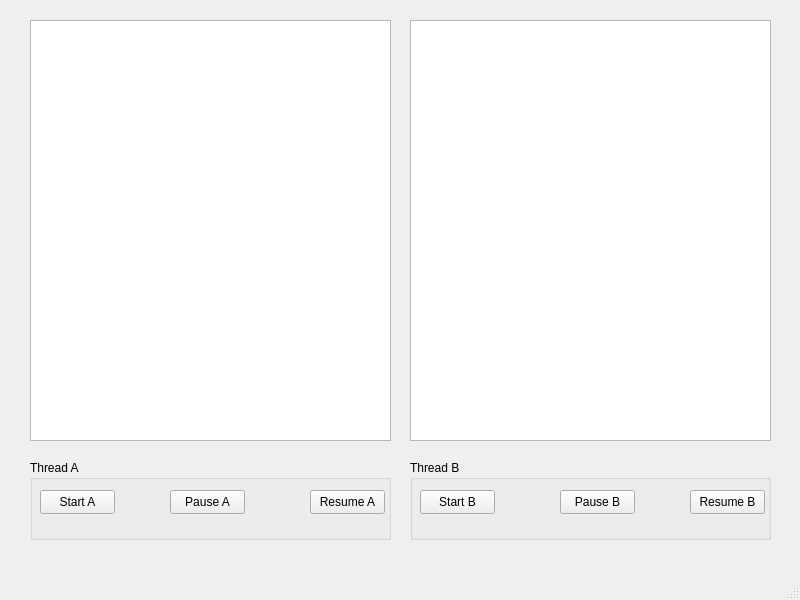
<?xml version="1.0" encoding="UTF-8"?>
<ui version="4.0">
 <class>MainWindow</class>
 <widget class="QMainWindow" name="MainWindow">
  <property name="geometry">
   <rect>
    <x>0</x>
    <y>0</y>
    <width>800</width>
    <height>600</height>
   </rect>
  </property>
  <property name="windowTitle">
   <string>MainWindow</string>
  </property>
  <widget class="QWidget" name="centralwidget">
   <widget class="QTextEdit" name="textEdit_StatusA">
    <property name="geometry">
     <rect>
      <x>30</x>
      <y>20</y>
      <width>361</width>
      <height>421</height>
     </rect>
    </property>
   </widget>
   <widget class="QTextEdit" name="textEdit_StatusB">
    <property name="geometry">
     <rect>
      <x>410</x>
      <y>20</y>
      <width>361</width>
      <height>421</height>
     </rect>
    </property>
   </widget>
   <widget class="QGroupBox" name="groupBox">
    <property name="geometry">
     <rect>
      <x>30</x>
      <y>460</y>
      <width>361</width>
      <height>80</height>
     </rect>
    </property>
    <property name="title">
     <string>Thread A</string>
    </property>
    <widget class="QPushButton" name="btn_start_A">
     <property name="geometry">
      <rect>
       <x>10</x>
       <y>30</y>
       <width>75</width>
       <height>24</height>
      </rect>
     </property>
     <property name="text">
      <string>Start A</string>
     </property>
    </widget>
    <widget class="QPushButton" name="btn_pause_A">
     <property name="geometry">
      <rect>
       <x>140</x>
       <y>30</y>
       <width>75</width>
       <height>24</height>
      </rect>
     </property>
     <property name="text">
      <string>Pause A</string>
     </property>
    </widget>
    <widget class="QPushButton" name="btn_resume_A">
     <property name="geometry">
      <rect>
       <x>280</x>
       <y>30</y>
       <width>75</width>
       <height>24</height>
      </rect>
     </property>
     <property name="text">
      <string>Resume A</string>
     </property>
    </widget>
   </widget>
   <widget class="QGroupBox" name="groupBox_2">
    <property name="geometry">
     <rect>
      <x>410</x>
      <y>460</y>
      <width>361</width>
      <height>80</height>
     </rect>
    </property>
    <property name="title">
     <string>Thread B</string>
    </property>
    <widget class="QPushButton" name="btn_start_B">
     <property name="geometry">
      <rect>
       <x>10</x>
       <y>30</y>
       <width>75</width>
       <height>24</height>
      </rect>
     </property>
     <property name="text">
      <string>Start B</string>
     </property>
    </widget>
    <widget class="QPushButton" name="btn_pause_B">
     <property name="geometry">
      <rect>
       <x>150</x>
       <y>30</y>
       <width>75</width>
       <height>24</height>
      </rect>
     </property>
     <property name="text">
      <string>Pause B</string>
     </property>
    </widget>
    <widget class="QPushButton" name="btn_resume_B">
     <property name="geometry">
      <rect>
       <x>280</x>
       <y>30</y>
       <width>75</width>
       <height>24</height>
      </rect>
     </property>
     <property name="text">
      <string>Resume B</string>
     </property>
    </widget>
   </widget>
  </widget>
  <widget class="QMenuBar" name="menubar">
   <property name="geometry">
    <rect>
     <x>0</x>
     <y>0</y>
     <width>800</width>
     <height>22</height>
    </rect>
   </property>
  </widget>
  <widget class="QStatusBar" name="statusbar"/>
 </widget>
 <resources/>
 <connections/>
</ui>
